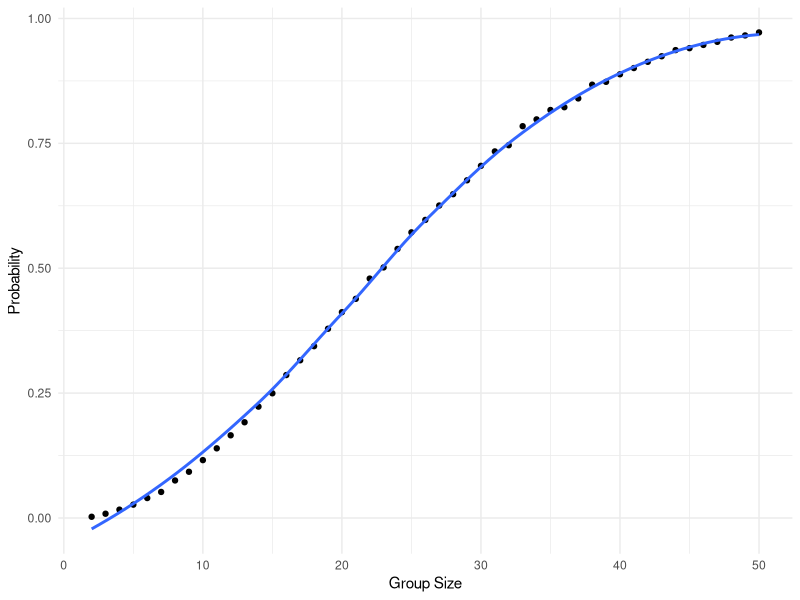

R code for this plot: (Note: a time limit stopped this script after it produced the figure.)
## ---- chunk 1
library(tidyverse)
## ---- chunk 2
knitr::opts_chunk$set(
  fig.width = 6,
  fig.asp = .6,
  out.width = "90%"
)

theme_set(theme_minimal() + theme(legend.position = "bottom"))

options(
  ggplot2.continuous.colour = "viridis",
  ggplot2.continuous.fill = "viridis"
)

scale_colour_discrete = scale_colour_viridis_d
scale_fill_discrete = scale_fill_viridis_d

## ---- chunk 3
set.seed(1)
## ---- chunk 4
bday_sim = function(n_room) {
  
  birthdays = sample(1:365, n_room, replace = TRUE)
  
  repeated_bday = length(unique(birthdays)) < n_room
  
  repeated_bday
  
}
## ---- chunk 5
sim_results_df = 
  expand_grid(
    sample_size = 2:50, 
    iter = 1:10000
  ) |> 
  mutate(
    results = map(sample_size, bday_sim)
  ) |> 
  unnest(results)
## ---- chunk 6
sim_results_df |> 
  group_by(sample_size) |> 
  summarize(
    prob = mean(results)
  ) |> 
  ggplot(aes(x = sample_size, y = prob)) +
  geom_point() +
  geom_smooth(se = FALSE) +
  labs(
    x = "Group Size",
    y = "Probability"
  ) 
## ---- chunk 7
t_test_fctn = function(m) {
  
  num_vec = rnorm(30, m, sd = 5)
  
  t_test = t.test(num_vec, mu = 0)
  
  t_test
  
}
## ---- chunk 8
sim_results_2_df = 
  expand_grid(
    mean = 0:6,
    iter = 1:5000
  ) |> 
  mutate(
    results = map(mean, t_test_fctn),
    results = map(results, broom::tidy)
  ) |> 
  unnest(results) |> 
  select(mean:p.value)
## ---- chunk 9
sim_results_2_df |> 
  mutate(
    reject_null = p.value <= 0.05
  ) |> 
  group_by(mean) |> 
  summarize(
    power = mean(reject_null)
  ) |> 
  ggplot(aes(x = mean, y = power)) +
  geom_point() +
  geom_smooth(se = FALSE) +
  labs(
    x = "Effect",
    y = "Power"
  ) 
## ---- chunk 10
sim_results_2_df |> 
  group_by(mean) |> 
  summarize(
    avg_estimate_mean = mean(estimate)
  ) |> 
  ggplot(aes(x = mean, y = avg_estimate_mean)) +
  geom_point() +
  geom_smooth(se = FALSE) +
  labs(
    title = "True mean vs average estimate of mean",
    x = "True mean",
    y = "Average estimate of mean"
  ) 
## ---- chunk 11
sim_results_2_df |> 
  filter(p.value <= 0.05) |> 
  group_by(mean) |> 
  summarize(
    avg_estimate_mean = mean(estimate)
  ) |> 
  ggplot(aes(x = mean, y = avg_estimate_mean)) +
  geom_point() +
  geom_smooth(se = FALSE) +
  labs(
    title = "True mean vs average estimate of mean \nonly for when null was rejected",
    x = "True mean",
    y = "Average estimate of mean"
  ) 
## ---- chunk 12
sim_results_2_df |> 
  mutate(
    reject_null = p.value <= 0.05
  ) |> 
  group_by(mean, reject_null) |> 
  summarize(
    avg_estimate_mean = mean(estimate)
  ) |> 
  ggplot(aes(x = mean, y = avg_estimate_mean, color = reject_null)) +
  geom_point()
